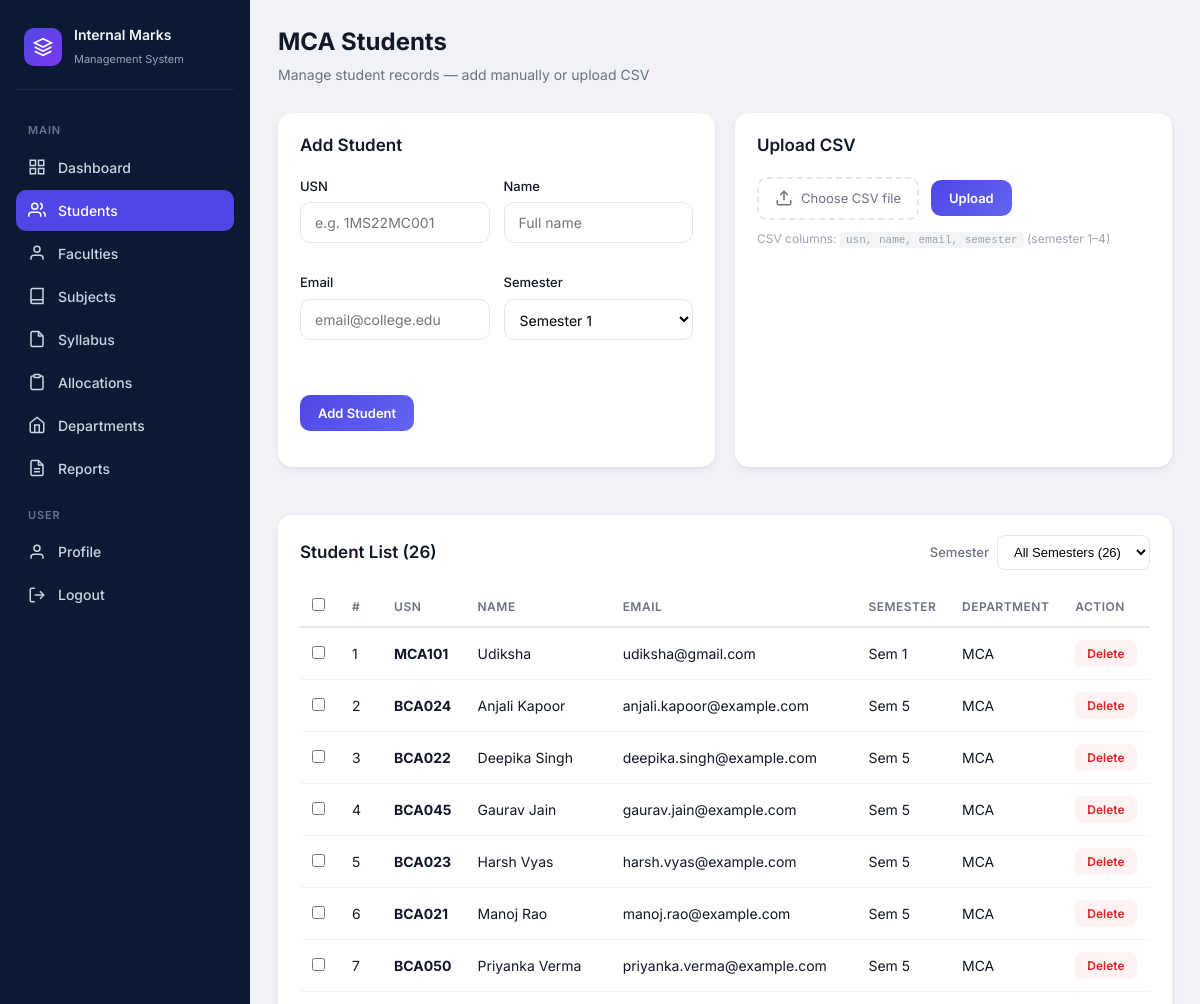
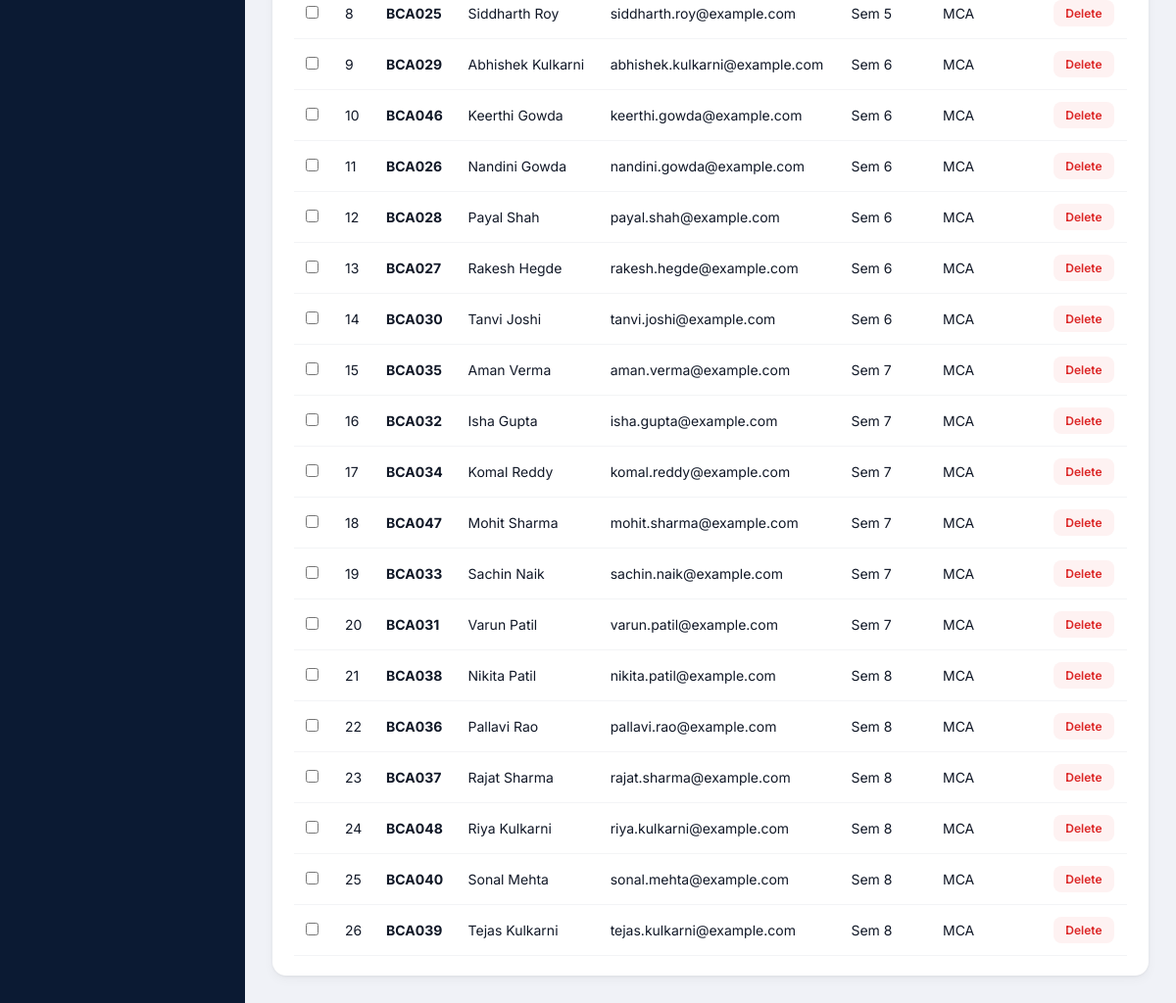
Page /students (signed in) on the committed database (2 pictures, top to bottom).
### tables this page shows
CREATE TABLE students (
            id INTEGER PRIMARY KEY AUTOINCREMENT,
            usn TEXT UNIQUE NOT NULL,
            name TEXT NOT NULL,
            email TEXT NOT NULL,
            semester INTEGER NOT NULL DEFAULT 1,
            department TEXT NOT NULL DEFAULT 'MCA',
            password TEXT NOT NULL,
            created_at TEXT NOT NULL
        );

### app.py (the view, shortened to what this page needs)
@app.route("/students", methods=["GET", "POST"])
@admin_required
def students():
    filter_sem = get_list_semester_filter()
    student_list = db.get_students(semester=filter_sem)
    sem_counts = db.get_student_semester_counts()
    return render_template(
        "students.html",
        admin_name=session.get("admin_name", "Admin"),
        students=student_list,
        filter_sem=filter_sem,
        sem_counts=sem_counts,
        active_page="students",
    )

### app.py (called while the page is built)
@app.context_processor
def inject_mca_config():
    return {
        "mca_semesters": db.MCA_SEMESTERS,
        "mark_field_limits": db.MARK_FIELD_LIMITS,
        "mark_types": db.MARK_TYPES,
        "pass_threshold": db.PASS_THRESHOLD,
        "final_max": db.FINAL_MAX,
    }

def get_list_semester_filter():
    sem = request.args.get("sem")
    if sem in (None, "", "all"):
        return None
    return parse_semester(sem)

def admin_required(f):
    @wraps(f)
    def decorated(*args, **kwargs):
        if not session.get("logged_in") or session.get("role") != "admin":
            return redirect(url_for("login"))
        return f(*args, **kwargs)
    return decorated

### database.py (called while the page is built)
def get_students(department=DEPARTMENT, semester=None):
    stmt = select(students).where(students.c.department == department)
    if semester is not None:
        stmt = stmt.where(students.c.semester == semester)
    stmt = stmt.order_by(students.c.semester, students.c.name)
    with engine.connect() as conn:
        rows = conn.execute(stmt).mappings().all()
    return [dict(r) for r in rows]

def get_student_semester_counts(department=DEPARTMENT):
    all_students = get_students(department)
    counts = {sem: 0 for sem in range(1, MCA_SEMESTERS + 1)}
    for student in all_students:
        sem = student.get("semester")
        if sem in counts:
            counts[sem] += 1
    counts["all"] = len(all_students)
    return counts

### templates/students.html (shortened to what this page needs)
{% extends "base.html" %}
{% from "partials/flash.html" import flash_messages %}
{% block body %}
<div class="app-layout">
    {% include "partials/admin_sidebar.html" %}
    <main class="main">
        <header class="topbar">
            <div>
                <h1>MCA Students</h1>
                <p class="page-subtitle">Manage student records — add manually or upload CSV</p>
            </div>
        </header>
        <div class="management-grid">
            <section class="panel">
                <div class="panel-header"><h2>Add Student</h2></div>
                <form method="POST" class="inline-form" action="{{ url_for('students', sem=filter_sem) if filter_sem else url_for('students') }}">
                    <div class="form-row">
                        <div class="form-group">
                            <label>USN</label>
                            <input type="text" name="usn" placeholder="e.g. 1MS22MC001" required>
                        </div>
                        <div class="form-group">
                            <label>Name</label>
                            <input type="text" name="name" placeholder="Full name" required>
                        </div>
                        <div class="form-group">
                            <label>Email</label>
                            <input type="email" name="email" placeholder="email@college.edu" required>
                        </div>
                        <div class="form-group">
                            <label>Semester</label>
                            <select name="semester">
                                {% for s in range(1, mca_semesters + 1) %}
                                <option value="{{ s }}"{% if filter_sem == s %} selected{% endif %}>Semester {{ s }}</option>
                                {% endfor %}
                            </select>
                        </div>
                        <div class="form-group form-action">
                            <label>&nbsp;</label>
                            <button type="submit" class="btn-primary-sm">Add Student</button>
                        </div>
                    </div>
                </form>
            </section>
            <section class="panel">
                <div class="panel-header"><h2>Upload CSV</h2></div>
                <form method="POST" enctype="multipart/form-data" class="csv-form" action="{{ url_for('students', sem=filter_sem) if filter_sem else url_for('students') }}">
                    <div class="csv-upload-area">
                        <label for="student-csv" class="csv-label">
                            <svg viewBox="0 0 24 24" fill="none" stroke="currentColor" stroke-width="2"><path d="M21 15v4a2 2 0 0 1-2 2H5a2 2 0 0 1-2-2v-4"/><polyline points="17 8 12 3 7 8"/><line x1="12" y1="3" x2="12" y2="15"/></svg>
                            Choose CSV file
                        </label>
                        <button type="submit" class="btn-primary-sm">Upload</button>
                    </div>
                    <p class="csv-hint">CSV columns: <code>usn, name, email, semester</code> (semester 1–{{ mca_semesters }})</p>
                </form>
            </section>
        </div>
        <section class="panel">
            <div class="panel-header">
                <h2>Student List ({{ students|length }})</h2>
                <form method="GET" class="filter-form">
                    <label for="sem-filter">Semester</label>
                    <select name="sem" id="sem-filter" onchange="this.form.submit()">
                        <option value="all"{% if not filter_sem %} selected{% endif %}>All Semesters ({{ sem_counts.all }})</option>
                    </select>
                </form>
            </div>
            {% if students %}
            <form id="studentForm" method="POST">
                <div class="table-wrap">
                    <table class="data-table">
                        <thead>
                            <tr>
                                <th style="width: 40px;">
                                    <input type="checkbox" id="selectAllCheckbox" onchange="toggleSelectAll(this)">
                                </th>
                                <th>#</th>
                                <th>USN</th>
                                <th>Name</th>
                                <th>Email</th>
                                <th>Semester</th>
                                <th>Department</th>
                                <th>Action</th>
                            </tr>
                        </thead>
                        <tbody>
                            {% for s in students %}
                            <tr>
                                <td>
                                    <input type="checkbox" name="student_ids" value="{{ s.id }}" class="studentCheckbox" onchange="updateBulkActions()">
                                </td>
                                <td>{{ loop.index }}</td>
                                <td><strong>{{ s.usn }}</strong></td>
                                <td>{{ s.name }}</td>
                                <td>{{ s.email }}</td>
                                <td>Sem {{ s.semester }}</td>
                                <td>{{ s.department }}</td>
                                <td>
                                    <form method="POST" action="{{ url_for('delete_student', student_id=s.id, sem=filter_sem if filter_sem else 'all') }}" onsubmit="return confirm('Delete {{ s.name }}?')" style="display: inline;">
                                        <button type="submit" class="btn-danger-sm">Delete</button>
                                    </form>
                                </td>
                            </tr>
                            {% endfor %}
                        </tbody>
                    </table>
                </div>
            </form>
            {% else %}
            <p class="empty-text">{% if filter_sem %}No students in Semester {{ filter_sem }}.{% else %}No students yet. Add manually or upload a CSV file.{% endif %}</p>
            {% endif %}
        </section>
    </main>
</div>
{% endblock %}

### static/css/style.css (style rules this page uses)
*, *::before, *::after { box-sizing: border-box; margin: 0; padding: 0; }
:root { --sidebar-bg: #0b1a33; --sidebar-hover: #152a4a; --sidebar-active: #4f46e5; --page-bg: #f0f2f7; --card-bg: #ffffff; --text-primary: #111827; --text-secondary: #6b7280; --text-muted: #9ca3af; --border: #e5e7eb; --purple: #7c3aed; --green: #059669; --yellow: #d97706; --pink: #db2777; --orange: #ea580c; --blue: #2563eb; --radius: 14px; --shadow: 0 1px 3px rgba(0, 0, 0, 0.06), 0 4px 12px rgba(0, 0, 0, 0.04); }
body { font-family: "Inter", system-ui, -apple-system, sans-serif; background: var(--page-bg); color: var(--text-primary); line-height: 1.5; }
.form-group { margin-bottom: 16px; }
.form-group label { display: block; font-size: 13px; font-weight: 500; color: var(--text-primary); margin-bottom: 6px; }
.form-group input { width: 100%; padding: 11px 14px; border: 1px solid var(--border); border-radius: 10px; font-size: 14px; font-family: inherit; outline: none; transition: border-color 0.15s, box-shadow 0.15s; }
.app-layout { display: flex; min-height: 100vh; }
.main { flex: 1; margin-left: 250px; padding: 24px 28px; min-height: 100vh; }
.topbar { display: flex; align-items: center; justify-content: space-between; margin-bottom: 28px; }
.topbar h1 { font-size: 24px; font-weight: 700; color: var(--text-primary); }
.panel { background: var(--card-bg); border-radius: var(--radius); padding: 20px 22px; box-shadow: var(--shadow); margin-bottom: 24px; }
.panel-header { display: flex; align-items: center; justify-content: space-between; margin-bottom: 18px; }
.panel-header h2 { font-size: 17px; font-weight: 600; }
.page-subtitle { font-size: 14px; color: var(--text-secondary); margin-top: 4px; }
.management-grid { display: grid; grid-template-columns: 1fr 1fr; gap: 20px; margin-bottom: 24px; }
.form-row { display: flex; flex-wrap: wrap; gap: 14px; align-items: flex-end; }
.form-row .form-group { flex: 1; min-width: 140px; }
.form-row .form-action { flex: 0; }
.form-group select { width: 100%; padding: 10px 11px; border: 1px solid var(--border); border-radius: 10px; font-size: 14px; font-family: inherit; outline: none; background: #fff; }
.btn-primary-sm { padding: 10px 18px; border: none; border-radius: 10px; background: linear-gradient(135deg, #4f46e5, #6366f1); color: #fff; font-size: 13px; font-weight: 600; font-family: inherit; cursor: pointer; white-space: nowrap; }
.btn-danger-sm { padding: 6px 12px; border: none; border-radius: 8px; background: #fef2f2; color: #dc2626; font-size: 12px; font-weight: 600; font-family: inherit; cursor: pointer; }
.csv-form { display: flex; flex-direction: column; gap: 10px; }
.csv-upload-area { display: flex; align-items: center; gap: 12px; flex-wrap: wrap; }
.csv-label { display: flex; align-items: center; gap: 8px; padding: 10px 16px; border: 2px dashed var(--border); border-radius: 10px; font-size: 13px; color: var(--text-secondary); cursor: pointer; transition: border-color 0.15s; }
.csv-label svg { width: 18px; height: 18px; }
.csv-hint { font-size: 12px; color: var(--text-muted); }
.csv-hint code { background: #f3f4f6; padding: 2px 6px; border-radius: 4px; font-size: 11px; }
.table-wrap { overflow-x: auto; }
.data-table { width: 100%; border-collapse: collapse; font-size: 14px; }
.data-table th { text-align: left; padding: 10px 12px; font-size: 12px; font-weight: 600; color: var(--text-secondary); text-transform: uppercase; letter-spacing: 0.04em; border-bottom: 2px solid var(--border); }
.data-table td { padding: 12px; border-bottom: 1px solid #f3f4f6; }
.filter-form { display: flex; align-items: center; gap: 8px; }
.filter-form label { font-size: 13px; color: var(--text-secondary); font-weight: 500; }
.filter-form select { padding: 8px 12px; border: 1px solid var(--border); border-radius: 8px; font-size: 13px; background: #fff; }

### rows in the picture
students: usn "MCA101", name "Udiksha", email "udiksha@gmail.com", semester "1", department "MCA"
students: usn "BCA024", name "Anjali Kapoor", email "anjali.kapoor@example.com", semester "5", department "MCA"
students: usn "BCA022", name "Deepika Singh", email "deepika.singh@example.com", semester "5", department "MCA"
students: usn "BCA045", name "Gaurav Jain", email "gaurav.jain@example.com", semester "5", department "MCA"
students: usn "BCA023", name "Harsh Vyas", email "harsh.vyas@example.com", semester "5", department "MCA"
students: usn "BCA021", name "Manoj Rao", email "manoj.rao@example.com", semester "5", department "MCA"
students: usn "BCA050", name "Priyanka Verma", email "priyanka.verma@example.com", semester "5", department "MCA"
students: usn "BCA025", name "Siddharth Roy", email "siddharth.roy@example.com", semester "5", department "MCA"
students: usn "BCA029", name "Abhishek Kulkarni", email "abhishek.kulkarni@example.com", semester "6", department "MCA"
students: usn "BCA046", name "Keerthi Gowda", email "keerthi.gowda@example.com", semester "6", department "MCA"
students: usn "BCA026", name "Nandini Gowda", email "nandini.gowda@example.com", semester "6", department "MCA"
students: usn "BCA028", name "Payal Shah", email "payal.shah@example.com", semester "6", department "MCA"
students: usn "BCA027", name "Rakesh Hegde", email "rakesh.hegde@example.com", semester "6", department "MCA"
students: usn "BCA030", name "Tanvi Joshi", email "tanvi.joshi@example.com", semester "6", department "MCA"
students: usn "BCA035", name "Aman Verma", email "aman.verma@example.com", semester "7", department "MCA"
students: usn "BCA032", name "Isha Gupta", email "isha.gupta@example.com", semester "7", department "MCA"
students: usn "BCA034", name "Komal Reddy", email "komal.reddy@example.com", semester "7", department "MCA"
students: usn "BCA047", name "Mohit Sharma", email "mohit.sharma@example.com", semester "7", department "MCA"
students: usn "BCA033", name "Sachin Naik", email "sachin.naik@example.com", semester "7", department "MCA"
students: usn "BCA031", name "Varun Patil", email "varun.patil@example.com", semester "7", department "MCA"
students: usn "BCA038", name "Nikita Patil", email "nikita.patil@example.com", semester "8", department "MCA"
students: usn "BCA036", name "Pallavi Rao", email "pallavi.rao@example.com", semester "8", department "MCA"
students: usn "BCA037", name "Rajat Sharma", email "rajat.sharma@example.com", semester "8", department "MCA"
students: usn "BCA048", name "Riya Kulkarni", email "riya.kulkarni@example.com", semester "8", department "MCA"
students: usn "BCA040", name "Sonal Mehta", email "sonal.mehta@example.com", semester "8", department "MCA"
students: usn "BCA039", name "Tejas Kulkarni", email "tejas.kulkarni@example.com", semester "8", department "MCA"

### other values in the picture
{{ mca_semesters }} "4"
{{ students|length }} "26"
